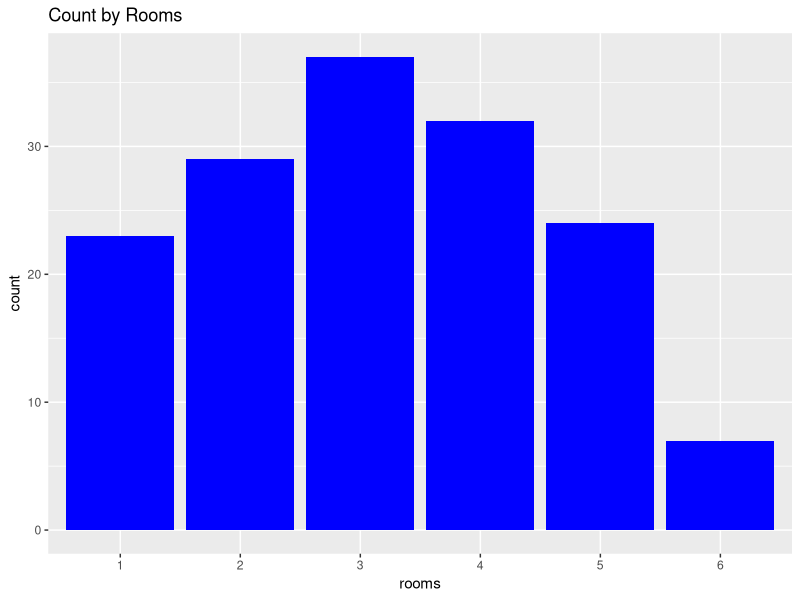
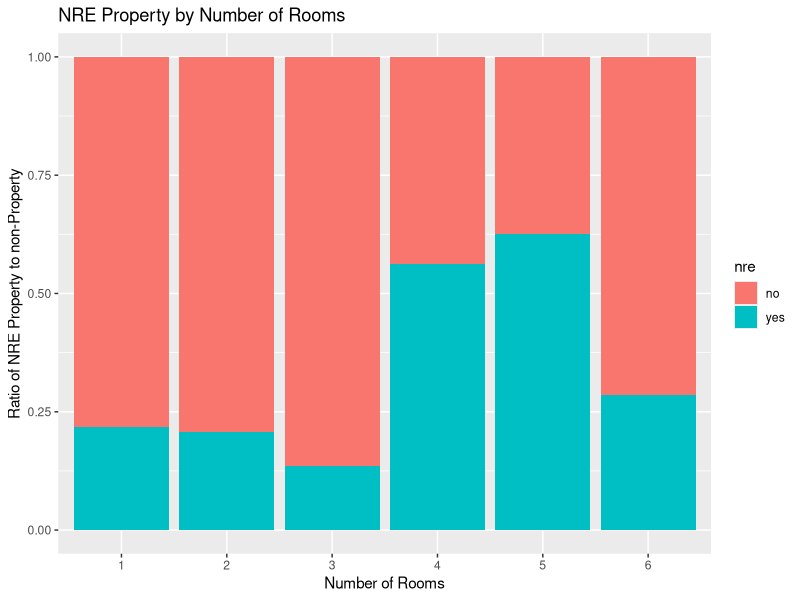

Write the R code that produced these figures, in order.
## ---- chunk 1
library("dplyr")
library("ggplot2")
## ---- chunk 2
housingrents <- read.csv("./Data/housingrents.csv",sep=";")
## ---- chunk 3
str(housingrents)
## ---- chunk 4
summary(housingrents)
## ---- chunk 5
housingrents <- mutate(housingrents, rooms = factor(rooms), nre = factor(nre,levels=c(0,1),labels=c("no","yes")))
## ---- chunk 6
ggplot(data=housingrents, aes(x=rooms,label=rooms))  + geom_bar(fill="blue") + ggtitle("Count by Rooms") 
## ---- chunk 7
rooms2nre <- xtabs(~rooms+nre, data=housingrents)
rooms2nre <- prop.table(rooms2nre,1)
ggplot(data.frame(rooms2nre), aes(x=rooms, y=Freq, fill=nre)) + geom_bar(stat="identity") + 
  xlab("Number of Rooms") + ylab("Ratio of NRE Property to non-Property") + 
  ggtitle("NRE Property by Number of Rooms") 
addmargins(prop.table(rooms2nre,1))
